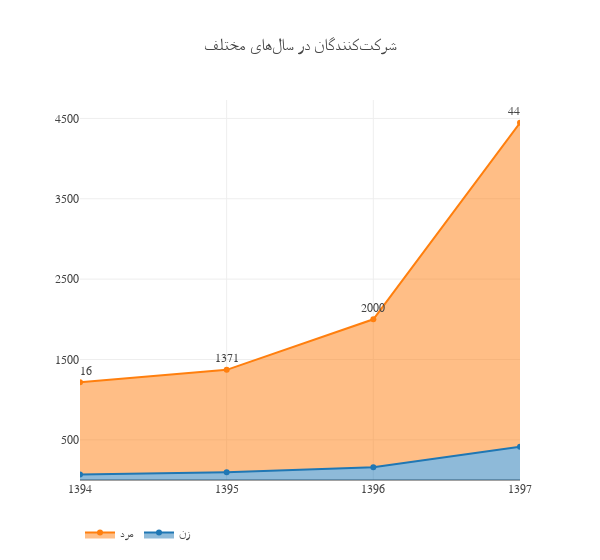

The notebook cell saved with this chart:
### Code cell
y1 = list(df_gender[df_gender.gender == 'زن'].age)
y2 = [x + y for x, y in zip(y1, list(df_gender[df_gender.gender == 'مرد'].age))]


trace1 = go.Scatter(
    name = 'زن',
    x = df.survey_year.unique(),
    y = y1,
    fill='tozeroy',
)
trace2 = go.Scatter(
    name = 'مرد',
    x = df.survey_year.unique(),
    y = y2,
    fill='tonexty',
    text = y2,
    textposition='top center',
    mode = 'markers+text+lines'
)

layout = dict(title = 'شرکتکنندگان در سالهای مختلف',
              font=dict(family='Shabnam, Arial'),
              xaxis = dict(dtick=1),
              yaxis = dict(dtick=1000, tick0=500),
              legend=dict(orientation="h"),
              width = 600,

              )

data = [trace1, trace2]
fig = dict(data=data, layout=layout)
iplot(fig)

### Figure 1 — Plotly figure (JSON) as saved in the notebook; plotly's stock layout.template omitted (floating-point values rounded to 4 significant figures)
{"data": [{"fill": "tozeroy", "name": "زن", "type": "scatter", "uid": "9f977b27-247b-4733-8df8-42f9f8a9f5b5", "x": [1394, 1395, 1396, 1397], "y": [70, 96, 159, 414]}, {"fill": "tonexty", "mode": "markers+text+lines", "name": "مرد", "text": ["1216", "1371", "2000", "4446"], "textposition": "top center", "type": "scatter", "uid": "18f186e4-ee2a-4bc9-aa07-9506a9bcdd9a", "x": [1394, 1395, 1396, 1397], "y": [1216, 1371, 2000, 4446]}], "layout": {"font": {"family": "Shabnam, Arial"}, "legend": {"orientation": "h"}, "title": "شرکتکنندگان در سالهای مختلف", "width": 600, "xaxis": {"dtick": 1}, "yaxis": {"dtick": 1000, "tick0": 500}}}
